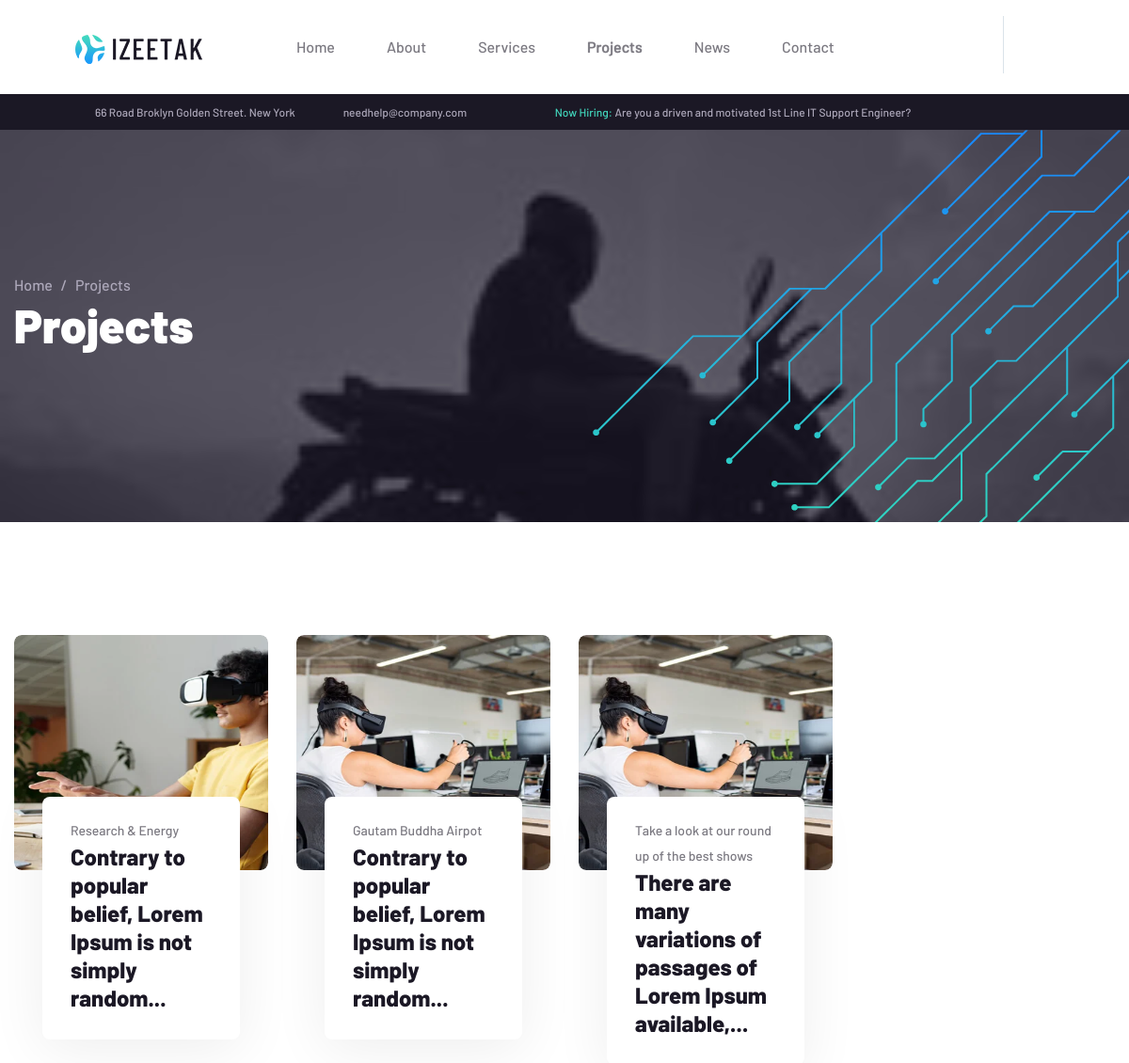
Page /project/ (upper part) on the earlier database version.
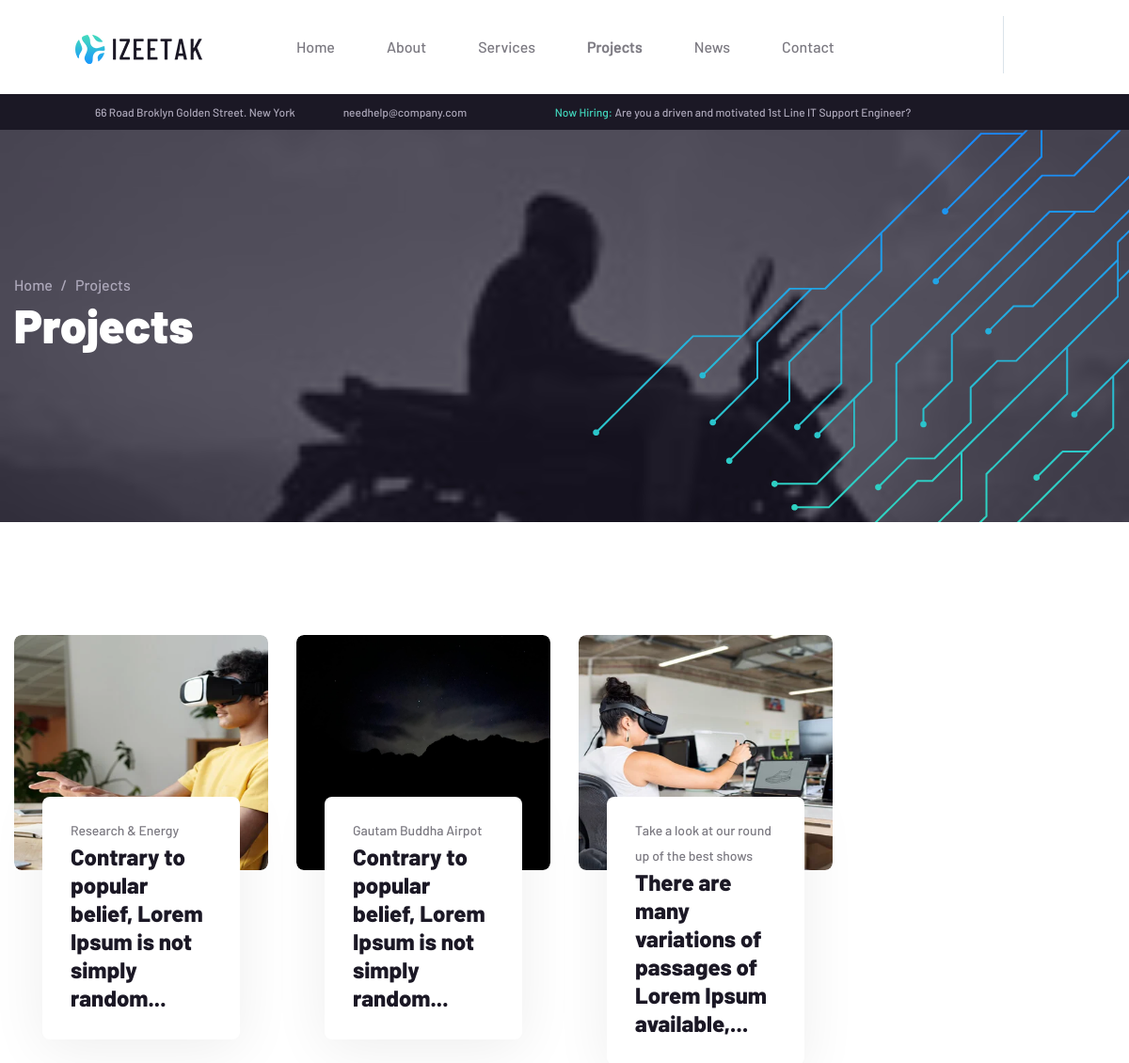
Same page on the later database version.
### it_solution/models.py (models this page shows, shortened)
class Project(models.Model):
    image= models.ImageField(upload_to='project/')
    title= models.CharField(max_length=255)
    category=models.ForeignKey(Category,on_delete=models.CASCADE)
    description=RichTextField()
    date= models.DateField(auto_now_add=True)

### it_solution/views.py (the view)
# urls.py: path("project/", views.projectview, name="project"),
def projectview(request):
        explore_project= Project.objects.all()
        context = {
            "explore_project": explore_project,
        }
        return render(request, "project.html", context )

### it_solution/templatetags/custom_filters.py (called while the page is built)
@register.filter
def richtext_truncatewords(value, num_words):
    from bs4 import BeautifulSoup
    soup = BeautifulSoup(html.unescape(value), "html.parser")  # Decode and parse HTML
    text = soup.get_text()  # Extract plain text
    truncated = " ".join(text.split()[:num_words]) + "..."  # Truncate words
    return mark_safe(truncated)

### templates/project.html (shortened to what this page needs)
{% extends "base.html" %}
{% load custom_filters %}
{% load static %}
{% block content %}
<!DOCTYPE html>
<html lang="en">
<head>
    <link rel="stylesheet" href="{% static 'assets/vendors/bootstrap/css/bootstrap.min.css'%}" />
    <link rel="stylesheet" href="{% static 'assets/vendors/animate/animate.min.css'%}" />
    <link rel="stylesheet" href="{% static 'assets/vendors/animate/custom-animate.css'%}" />
    <link rel="stylesheet" href="{% static 'assets/vendors/fontawesome/css/all.min.css'%}" />
    <link rel="stylesheet" href="{% static 'assets/vendors/jarallax/jarallax.css'%}" />
    <link rel="stylesheet" href="{% static 'assets/vendors/jquery-magnific-popup/jquery.magnific-popup.css'%}" />
    <link rel="stylesheet" href="{% static 'assets/vendors/nouislider/nouislider.min.css'%}" />
    <link rel="stylesheet" href="{% static 'assets/vendors/nouislider/nouislider.pips.css'%}" />
    <link rel="stylesheet" href="{% static 'assets/vendors/odometer/odometer.min.css'%}" />
    <link rel="stylesheet" href="{% static 'assets/vendors/swiper/swiper.min.css'%}" />
    <link rel="stylesheet" href="{% static 'assets/vendors/izeetak-icons/style.css'%}">
    <link rel="stylesheet" href="{% static 'assets/vendors/tiny-slider/tiny-slider.min.css'%}" />
    <link rel="stylesheet" href="{% static 'assets/vendors/reey-font/stylesheet.css'%}" />
    <link rel="stylesheet" href="{% static 'assets/vendors/owl-carousel/owl.carousel.min.css'%}" />
    <link rel="stylesheet" href="{% static 'assets/vendors/owl-carousel/owl.theme.default.min.css'%}" />
    <link rel="stylesheet" href="{% static 'assets/vendors/twentytwenty/twentytwenty.css'%}" />
    <link rel="stylesheet" href="{% static 'assets/vendors/bxslider/jquery.bxslider.css'%}" />
    <link rel="stylesheet" href="{% static 'assets/vendors/bootstrap-select/css/bootstrap-select.min.css'%}" />
    <link rel="stylesheet" href="{% static 'assets/vendors/vegas/vegas.min.css'%}" />
    <link rel="stylesheet" href="{% static 'assets/vendors/jquery-ui/jquery-ui.css'%}" />
    <link rel="stylesheet" href="{% static 'assets/vendors/timepicker/timePicker.css'%}" />
    <link rel="stylesheet" href="{% static 'assets/css/izeetak.css'%}" />
    <link rel="stylesheet" href="{% static 'assets/css/izeetak-responsive.css'%}" />
</head>
<body>
    <div class="page-wrapper">
        <header class="main-header clearfix">
            <div class="main-header__top clearfix">
                <div class="main-header__top-inner clearfix">
                    <div class="main-header__top-left">
                        <ul class="list-unstyled main-header__top-address">
                            <li>
                                <div class="icon">
                                    <span class="icon-pin"></span>
                                </div>
                                <div class="text">
                                    <p>66 Road Broklyn Golden Street. New York</p>
                                </div>
                            </li>
                            <li>
                                <div class="icon">
                                    <span class="icon-email"></span>
                                </div>
                                <div class="text">
                                    <p><a href="mailto:needhelp@company.com">needhelp@company.com</a></p>
                                </div>
                            </li>
                        </ul>
                    </div>
                    <div class="main-header__top-right">
                        <div class="main-header__top-right-text">
                            <p><span>Now Hiring:</span> Are you a driven and motivated 1st Line IT Support Engineer?</p>
                        </div>
                        <div class="main-header__top-right-social">
                            <a href="#"><i class="fab fa-twitter"></i></a>
                            <a href="#"><i class="fab fa-facebook"></i></a>
                            <a href="#"><i class="fab fa-pinterest-p"></i></a>
                            <a href="#"><i class="fab fa-instagram"></i></a>
                        </div>
                    </div>
                </div>
            </div>
        </header>
        <section class="page-header">
            <div class="page-header-bg" style="background-image: url({% static 'assets/images/backgrounds/a5.jpg'%})">
            </div>
            <div class="page-header-shape wow slideInRight" data-wow-delay="100ms" data-wow-duration="2500ms"
                style="background-image: url({% static 'assets/images/shapes/page-header-shape.png'%})"></div>
            <div class="container">
                <div class="page-header__inner">
                    <ul class="thm-breadcrumb list-unstyled">
                        <li><a href="{% url 'it_solution:home' %}">Home</a></li>
                        <li><span>/</span></li>
                        <li>Projects</li>
                    </ul>
                    <h2>Projects</h2>
                </div>
            </div>
        </section>
        <section class="project-two project-page">
            <div class="container">
                <div class="row">
                    {% for project in explore_project %}
                    <div class="col-xl-3 col-lg-4 col-md-6 wow fadeInLeft" data-wow-delay="100ms">
                    <div class="project-one__single">
                        <div class="project-one__img">
                        <img src="{{ project.image.url }}" alt="" style= "height:250px; width:100%; "/>
                        </div>
                        <div class="project-one__content">
                        <p class="project-one__tagline">{{ project.title }}</p>
                        <h2 class="project-one__title">
                            <a href="{% url 'it_solution:project-details' project.id %}">{{ project.description|richtext_truncatewords:10 }}</a>
                        </h2>
                        <div class="project-one__arrow">
                            <a href="{% url 'it_solution:project-details' project.id %}"
                            ><span class="icon-right-arrow"></span
                            ></a>
                        </div>
                        </div>
                    </div>
                </div>
                {% endfor %}
            </div>
        </section>
    </div>
</body>
</html>
{% endblock content %}

### templates/base.html (shortened to what this page needs)
<!DOCTYPE html>
{% load static %}
<html lang="en">
<head>
    <link rel="stylesheet" href="{% static 'assets/vendors/bootstrap/css/bootstrap.min.css' %} "/>
    <link rel="stylesheet" href="{% static 'assets/vendors/animate/animate.min.css' %}"/>
    <link rel="stylesheet" href="{% static 'assets/vendors/animate/custom-animate.css' %}" />
    <link rel="stylesheet" href="{% static 'assets/vendors/fontawesome/css/all.min.css' %}" />
    <link rel="stylesheet" href="{% static 'assets/vendors/jarallax/jarallax.css' %}" />
    <link rel="stylesheet" href="{% static 'assets/vendors/jquery-magnific-popup/jquery.magnific-popup.css' %}"/>
    <link rel="stylesheet" href="{% static 'assets/vendors/nouislider/nouislider.min.css' %}" />
    <link rel="stylesheet" href="{% static 'assets/vendors/nouislider/nouislider.pips.css' %}" />
    <link rel="stylesheet" href="{% static 'assets/vendors/odometer/odometer.min.css' %}" />
    <link rel="stylesheet" href="{% static 'assets/vendors/swiper/swiper.min.css' %}" />
    <link rel="stylesheet" href="{% static 'assets/vendors/izeetak-icons/style.css' %}">
    <link rel="stylesheet" href="{% static 'assets/vendors/tiny-slider/tiny-slider.min.css' %}" />
    <link rel="stylesheet" href="{% static 'assets/vendors/reey-font/stylesheet.css ' %}"/>
    <link rel="stylesheet" href="{% static 'assets/vendors/owl-carousel/owl.carousel.min.css' %}"/>
    <link rel="stylesheet" href="{% static 'assets/vendors/owl-carousel/owl.theme.default.min.css' %}" />
    <link rel="stylesheet" href="{% static 'assets/vendors/twentytwenty/twentytwenty.css' %}" />
    <link rel="stylesheet" href="{% static 'assets/vendors/bxslider/jquery.bxslider.css' %}"/>
    <link rel="stylesheet" href="{% static 'assets/vendors/bootstrap-select/css/bootstrap-select.min.css' %}" />
    <link rel="stylesheet" href="{% static 'assets/vendors/vegas/vegas.min.css' %}" />
    <link rel="stylesheet" href="{% static 'assets/vendors/jquery-ui/jquery-ui.css' %}"/>
    <link rel="stylesheet" href="{% static 'assets/vendors/timepicker/timePicker.css' %}" />
    <link rel="stylesheet" href="{% static 'assets/css/izeetak.css' %}" />
    <link rel="stylesheet" href="{% static 'assets/css/izeetak-responsive.css' %}" />
</head>
<body>
    <div class="page-wrapper">
        <header class="main-header main-header-two clearfix">
            <nav class="main-menu main-menu-two clearfix">
              <div class="main-menu-wrapper clearfix">
                <div class="main-menu-wrapper-inner clearfix">
                  <div class="main-menu-wrapper__left clearfix">
                    <div class="main-menu-wrapper__logo">
                      <a href="index.html"
                        ><img src="{% static 'assets/images/resources/logo-1.png' %}" alt=""
                      /></a>
                    </div>
                    <div class="main-menu-wrapper__main-menu">
                      <ul class="main-menu__list">
                        <li class="{% if request.path == "" %}current{% endif %}">
                          <a href="{% url 'it_solution:home' %}">Home</a>
                        </li>
                        <li class="{% if request.path == '/about/' %}current{% endif %}">
                          <a href="{% url 'it_solution:about' %}">About</a>
                        </li>
                        <li class="dropdown {% if 'services' in request.path %}current{% endif %}">
                          <a href="#">Services</a>
                        </li>
                        <li class="{% if request.path == '/project/' %}current{% endif %}">
                          <a href="{% url 'it_solution:project' %}">Projects</a>
                        </li>
                        <li class="{% if request.path == '/news/' %}current{% endif %}">
                          <a href="{% url 'it_solution:news' %}">News</a>
                        </li>
                        <li class="{% if request.path == '/contact/' %}current{% endif %}">
                          <a href="{% url 'it_solution:contact' %}">Contact</a>
                        </li>
                      </ul>
                    </div>
                  </div>
                  <div class="main-menu-wrapper__right">
                    <div class="main-menu-wrapper__search-box-cart-box">
                      <a
                        href="{% url 'nirajan:admin_login' %}"
                        class="fas fa-user-cog"
                      ></a>
                    </div>
                  </div>
                </div>
              </div>
            </nav>
          </header>
        {% block content %}
        {% endblock content %}
    </div>
</body>
</html>

### static/assets/css/izeetak-responsive.css (style rules this page uses)
@media only screen and (min-width: 1200px) and (max-width: 1500px) { .main-menu-wrapper__logo { margin-right: 100px; } }

Differences in the rows shown:
changed Project "Gautam Buddha Airpot": image: a different picture
